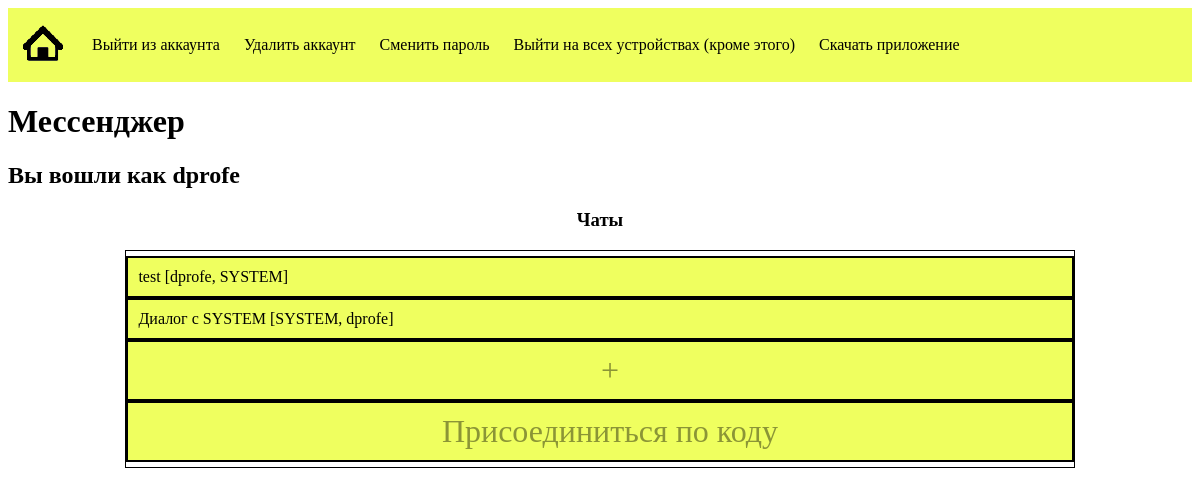
Screenshot of / (signed in) with the database file from the repository.
### tables this page shows
CREATE TABLE users (
                Login NVARCHAR(100) PRIMARY KEY NOT NULL,
                Password NVARCHAR(100) NOT NULL,
                Keyword NVARCHAR(100) NOT NULL,
                Token NVARCHAR(100) NOT NULL UNIQUE
            );

CREATE TABLE chats (
                Id INTEGER PRIMARY KEY AUTOINCREMENT NOT NULL,
                Name NVARCHAR(100) NOT NULL,
                Password_for_commands NVARCHAR(100) NOT NULL,
                Token NVARCHAR(100) NOT NULL UNIQUE
            );

### app.py (the view)
@app.route('/', methods=['GET', 'POST'])
def index():
    user = User.get_from_cookies(request)
    chats = []
    if user is not None:
        user.aliases = user.get_aliases()
        chats = user.get_chats()
    return render_template('index.html', user=user, hide_home_link=True, chats=chats)

### base_unit.py (called while the page is built)
    @staticmethod
    def connect_to_db():
        BaseUnit.create_tables()
        db_conn = connector.connect(**BaseUnit.db_data)
        return db_conn

    def __bool__(self):
        return True

### chat.py (called while the page is built)
    @property
    def show_name(self):
        if self.__show_name is None:
            return self.name
        return self.__show_name

    @show_name.setter
    def show_name(self, new_val):
        self.__show_name = new_val

    @staticmethod
    def from_id(id_: int):
        if id_ is None:
            return None
        try:
            db_conn = Chat.connect_to_db()
            cur = db_conn.cursor()
            cur.execute(f'''
                SELECT * FROM chats WHERE Id = {id_}
            ''')
            ch_name, ch_pass, ch_token = cur.fetchall()[0][1:]
            cur.execute(f'''
                SELECT * FROM chat_members WHERE ChatId = {id_}
            ''')
            ch_members = [i[1] for i in cur.fetchall()]
            return Chat(id_, ch_name, ch_members, ch_pass, ch_token)
        except BaseException as e:
            print(e.args)
            return None

### user.py (called while the page is built)
    def get_aliases(self):
        db_conn = self.connect_to_db()
        cur = db_conn.cursor()
        res = {}
        cur.execute(f"SELECT * FROM aliases WHERE Login_for_who = {self.login!r}")
        for row in cur.fetchall():
            res[row[0]] = row[2]
        return res

    @staticmethod
    def find_by_token(token: str):
        db_conn = User.connect_to_db()
        cur = db_conn.cursor()
        if not isinstance(token, str):
            return None
        cur.execute(f'SELECT * FROM users WHERE Token = {token!r}')
        res = cur.fetchall()
        if len(res) == 0:
            return None
        return User(*res[0])

    @staticmethod
    def get_from_cookies(request):
        return User.find_by_token(request.cookies.get('user_token'))

### templates/index.html (shortened to what this page needs)
{% extends 'base.html' %}
{% block content %}
    {% if user -%}
        <ul class="index-menu">
            <li><a href="/"><img src="{{ url_for('static', filename='home.png') }}" alt="home"/></a></li>
            <li><a href="{{ url_for('logout') }}">Выйти из аккаунта</a></li>
            <li><a href="{{ url_for('remove_account') }}">Удалить аккаунт</a></li>
            <li><a href="{{ url_for('change_password') }}">Сменить пароль</a></li>
            <li><a href="{{ url_for('change_token') }}">Выйти на всех устройствах (кроме этого)</a></li>
            <li><a href="{{ url_for('download_app') }}">Скачать приложение</a></li>
        </ul>
        <h1>Мессенджер</h1>
        <h2>Вы вошли как {{ user.login }}</h2>
        <h3 class="center">Чаты</h3>
        <div class="chats-container">
            {% include 'dialogs-div.html' %}
            <div class="chat">
                <a href="javascript:show_choice_chat_or_dialog()" style="font-size: 2em; color: #8b9536" class="center chat-a" id="plus">+</a>
            </div>
            <div class="chat">
                <a href="javascript:show_form_join_chat()" style="font-size: 2em; color: #8b9536" class="center chat-a" id="a_join_chat">Присоединиться по коду</a>
            </div>
        </div>
    {% else -%}
        <h1>Мессенджер</h1>
        <h2>Вы не авторизировались</h2>
        <p><a href="{{ url_for('auth') }}">Авторизирутесь</a> или <a href="{{ url_for('signup') }}">зарегистрируйтесь</a></p>
        <p>Также вы можете <a href="{{ url_for('download_app') }}">скачать приложение</a></p>
    {%- endif -%}
{% endblock %}

### templates/dialogs-div.html
<div class="need-update">
    {% for i in chats %}
        <div class="chat">
            <a class="chat-a" href="/chat/{{ i.id }}">{{ i.show_name }} [{{ ', '.join(i.members) }}]</a>
        </div>
    {% endfor %}
</div>

### static/style.css (style rules this page uses)
.center { text-align: center; }
.chat { border: 2px solid black; background-color: #efff5f; min-height: 30px; overflow-x: hidden; }
.chat-a { display: block; padding: 10px; text-decoration: none; color: inherit; width: 100%; }
.chats-container { width: 80%; margin-left: auto; margin-right: auto; border: 1px solid black; padding-top: 5px; padding-bottom: 5px; overflow-y: scroll; max-height: 400px; }
.index-menu { margin: 0; padding: 0; width: 100%; overflow-x: hidden; list-style-type: none; background-color: #efff5f; }
.index-menu li { display: inline; height: 100%; vertical-align: middle; }
.index-menu a { display: inline-block; padding: 10px; text-decoration: none; color: inherit; }

### rows the page displays
users: login "dprofe"
chats: show_name "test", members "dprofe, SYSTEM"
chats: show_name "Диалог с SYSTEM", members "SYSTEM, dprofe"
